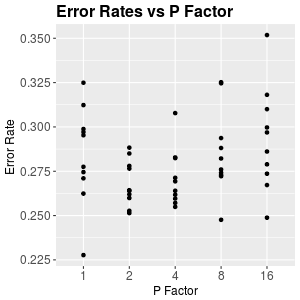

R code for this plot:
# ---
# title: "Accuracy on subsample of MNIST as feature number grows"
# author: "James Browne"
# date: "May 16 2017"
#output: html_document
# ---

library(ggplot2)
library(rerf)

leg <- theme(legend.text = element_text(size = 12), legend.title=element_blank(), plot.title = element_text(size = 16,  face="bold"), plot.subtitle = element_text(size = 12),axis.title.x = element_text(size=12), axis.text.x = element_text(size=12), axis.title.y = element_text(size=12), axis.text.y = element_text(size=12))

runRerF <- TRUE
nTimes <- 10
num_trees <-  500
median_time <- NA
num.threads <- 10#50# 25
samp_size <-c(.05, .10, .20, .40, .80) 
data_percent <- NULL
pFac <- NULL
NameResults <- NULL
Results <- NULL
data <- data.frame()
sink("out.log")
zp <- .05
    ######################################################
    ##########   MNIST ###################################
    #Size of the labels is 1 whereas everything else is 4
    #Open and position the image file
    image_block <- file("../../data/ubyte/train-images-idx3-ubyte", "rb")
    q <- readBin(image_block, integer(), n=1, endian="big")
    num_images <- readBin(image_block, integer(), n=1, endian="big")
    num_col <- readBin(image_block, integer(), n=1, endian="big")
    num_row <- readBin(image_block, integer(), n=1, endian="big")

    #Open and position the label file
    label_block = file("../../data/ubyte/train-labels-idx1-ubyte", "rb")
    q <- readBin(label_block, integer(), n=1, endian="big")
    num_labels <- readBin(label_block, integer(), n=1, endian="big")

    X <- readBin(image_block, integer(), n=num_images*num_col*num_row, size=1, signed=FALSE)
    X <- matrix(X, ncol=num_col*num_row, byrow=TRUE)

    Y <- as.numeric(readBin(label_block, integer(), n=num_labels, size=1, signed=FALSE)+1)

    X_choose <- NULL
    for(zq in unique(Y)){
        X1 <- sample(1:length(Y[Y==zq]), zp*length(Y[Y==zq]), replace=FALSE)
        X_choose <- c(X_choose, X1)
    }
    X <- X[X_choose,]
    Y <- Y[X_choose]

    close(image_block)
    close(label_block)

    image_block <- file("../../data/ubyte/t10k-images-idx3-ubyte", "rb")
    q <- readBin(image_block, integer(), n=1, endian="big")
    num_images <- readBin(image_block, integer(), n=1, endian="big")
    num_col <- readBin(image_block, integer(), n=1, endian="big")
    num_row <- readBin(image_block, integer(), n=1, endian="big")

    #Open and position the label file
    label_block = file("../../data/ubyte/t10k-labels-idx1-ubyte", "rb")
    q <- readBin(label_block, integer(), n=1, endian="big")
    num_labels <- readBin(label_block, integer(), n=1, endian="big")

    Xt <- readBin(image_block, integer(), n=num_images*num_col*num_row, size=1, signed=FALSE)
    Xt <- matrix(Xt, ncol=num_col*num_row, byrow=TRUE)

    Yt <- as.numeric(readBin(label_block, integer(), n=num_labels, size=1, signed=FALSE)+1)

    close(image_block)
    close(label_block)

    gc()

    ##########################################################
    for(qp in c(1,2,4,8,16)){
    print(paste("starting MNIST RERF: ", qp,"\n"))
    if(runRerF){
        ptm_hold <- NA
        for (i in 1:nTimes){
            X_choose <- NULL
    for(zq in unique(Y)){
        X1 <- sample(1:length(Y[Y==zq]), zp*length(Y[Y==zq]), replace=FALSE)
        X_choose <- c(X_choose, X1)
    }
    Xu <- X[X_choose,]
    Yu <- Y[X_choose]
            gc()

            forest <- RerF(Xu,
                           Yu, 
                           trees=num_trees, 
                           bagging=.3, 
                           min.parent=1, 
                           max.depth=0, 
                           store.oob=TRUE, 
                           stratify=TRUE, 
                           num.cores=num.threads, 
                           seed=sample(1:100000,1),
                           mat.options = list(p = ncol(Xu), d = qp*ceiling(sqrt(ncol(Xu))), 
                                              random.matrix = "binary", rho = qp/ncol(Xu)))
            predictions <- Predict(Xt, forest, num.cores = num.threads)
            error.rate <- mean(predictions != Yt)
            ptm_hold[i] <- error.rate
        }
        Results <- c(Results, ptm_hold)
        pFac <- c(pFac, rep(qp, nTimes))
        data_percent <- c(data_percent, rep(zp, nTimes))
        NameResults <- c(NameResults, rep("MNIST",nTimes))
    }
}
sink()
##############################################################
#################   Print ###################################

ress1<-data.frame(pFac=as.factor(pFac), Results = Results)

#ress1 <- melt(ress1, id.vars='Dataset')
save(ress1, file="accuracy.Rdata")
#save(data_percent, file="dp.Rdata")

pWidth = 300
pHeight = 300
tWidth = pWidth * .05
tHeight = .13 * pHeight

png(file="exp0042.png", width=pWidth, height=pHeight)
print(g <- ggplot(ress1, aes(x=pFac, y=Results)) + geom_point() +leg + labs(title="Error Rates vs P Factor", x="P Factor", y="Error Rate "))
dev.off()
